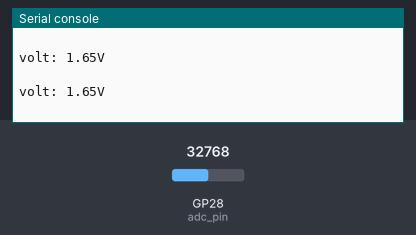
A program run on a simulated Raspberry Pi Pico running CircuitPython. Parts: the last lines printed to the serial console. The inputs (shaded band) are chosen by the test bench; at power-on: GP28 (adc_pin) = 32768 (analog values on the 0–65535 scale).

Above: at 1.2 s.
1.3 s: GP28 (adc_pin) set to 45874
At 1.35 s:
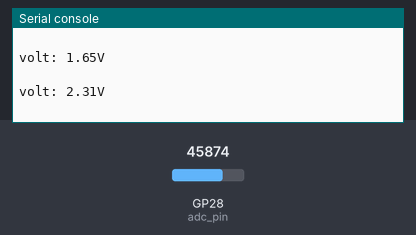
2.8 s: GP28 (adc_pin) set to 57670
At 2.84 s:
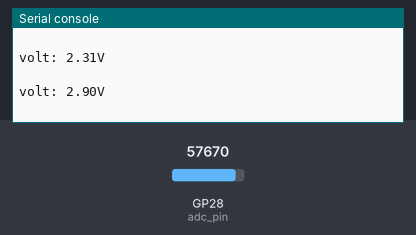
Timing chart, 0 to 5.8 s (numbered marks = the images above; inputs shaded):
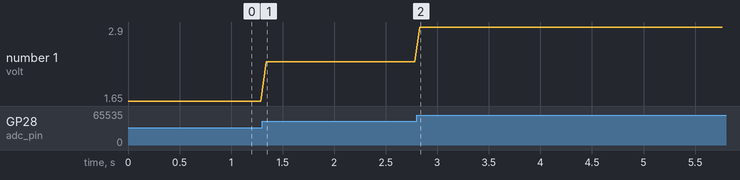

Measured:
- after the input at 1.3 s, the serial console: prints a new line at once (image 1)
- after the input at 2.8 s, the serial console: prints a new line at once (image 2)
- plotted number 1: 1.65 → 2.31 after the input at 1.3 s, 2.31 → 2.9 after the input at 2.8 s

The program:

Mic.py
```python
import board
import analogio
import busio
from time import sleep
# 配置 ADC 和 UART
adc_pin = analogio.AnalogIn(board.A2)
uart = busio.UART(board.GP0, board.GP1, baudrate=115200)  # UART 配置 (TX=GP0, RX=GP1)

def get_adc_value():
    adc = adc_pin.value  # 读取 ADC 原始值（范围 0-65535）
    adc_str = f"adc: {adc}\r\n"
    uart.write(adc_str.encode('utf-8'))  # 通过 UART 发送
    print(adc_str)  # 打印 ADC 值到终端

def get_volt_value():
    adc = adc_pin.value  # 读取 ADC 原始值（范围 0-65535）
    volt = (adc * 3.3) / 65535
    volt_str = f"volt: {volt:.2f}V\r\n"
    uart.write(volt_str.encode('utf-8'))  # 通过 UART 发送
    print(volt_str)  # 打印电压值到终端

# 主循环
if __name__ == '__main__':
    while True:
        get_volt_value()
        sleep(0.05)  # 延时 50ms
```
